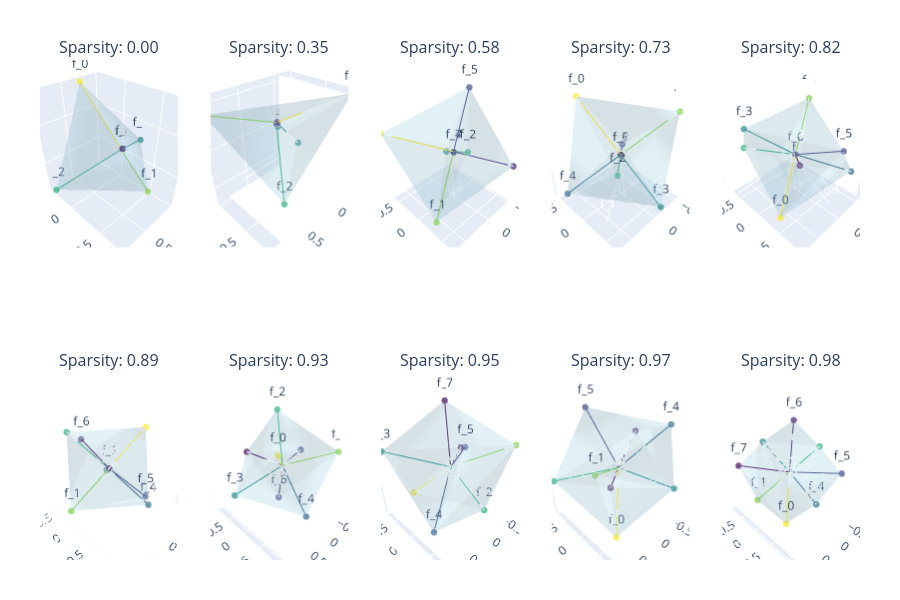

This figure's notebook cell:
### Markdown cell above
## Visualizing 8-dim feature vectors in 3D

For this case we observe that the model learns to arrange 8-dim feature vectors as [Square antiprism](https://en.wikipedia.org/wiki/Square_antiprism) polytopes in hidden layer of 3-dimension.

### Code cell
def plot_embedding_weights_3D(model: ToyModel):
    W = model.W.detach().cpu()
    feature_importances = model.importances.detach().cpu()
    feature_probabilities = model.feature_probabilities.detach().cpu()
    n_cols = model.cfg.n_inst // 2 + int(model.cfg.n_inst % 2 > 0)
    
    # Normalize importances to [0, 1] for color mapping
    imp_min, imp_max = feature_importances.min(), feature_importances.max()
    norm_importances = (feature_importances - imp_min) / (imp_max - imp_min)
    
    # Get RdBu colorscale
    def get_color(importance_val):
        # Map importance to color (reversed so high importance = red)
        return pc.sample_colorscale(pc.get_colorscale('Viridis'), [importance_val.item()])[0]
    
    fig = make_subplots(
        rows=2, 
        cols=n_cols, 
        specs=[[{'type': 'scatter3d'}]*n_cols]*2,
        subplot_titles=[f"Sparsity: {(1 - feature_probabilities[i][0]).item():.2f}" for i in range(model.cfg.n_inst)],
    )
    for inst in range(model.cfg.n_inst):
        row = inst // n_cols + 1
        col = inst % n_cols + 1
        
        # Collect endpoints for surface
        endpoints_x = []
        endpoints_y = []
        endpoints_z = []
        
        # Add quiver plot (arrows from origin)
        for i in range(model.cfg.d_feat):
            color = get_color(norm_importances[inst, i])
            endpoint_x = W[inst, i, 0].item()
            endpoint_y = W[inst, i, 1].item()
            endpoint_z = W[inst, i, 2].item()
            
            endpoints_x.append(endpoint_x)
            endpoints_y.append(endpoint_y)
            endpoints_z.append(endpoint_z)
            
            fig.add_trace(
                go.Scatter3d(
                    x=[0, endpoint_x],
                    y=[0, endpoint_y],
                    z=[0, endpoint_z],
                    mode='lines+markers+text',
                    line=dict(width=2, color=color),
                    marker=dict(
                        size=[0, model.cfg.d_feat], 
                        # symbol=['circle', 'arrow'], 
                        # angleref='previous', 
                        color=color,
                    ),
                    text=['', f'f_{i}'],
                    textposition='top center',
                    showlegend=False,
                ),
                row=row, col=col
            )
        
        # Add surface connecting the endpoints
        # Create convex hull surface
        if len(endpoints_x) >= 4:  # Need at least 4 points for a 3D surface
            points = torch.tensor([[x, y, z] for x, y, z in zip(endpoints_x, endpoints_y, endpoints_z)])
            try:
                hull = ConvexHull(points.cpu().numpy())
                fig.add_trace(
                    go.Mesh3d(
                        x=points[:, 0].cpu().numpy(),
                        y=points[:, 1].cpu().numpy(),
                        z=points[:, 2].cpu().numpy(),
                        i=hull.simplices[:, 0],
                        j=hull.simplices[:, 1],
                        k=hull.simplices[:, 2],
                        opacity=0.2,
                        color='lightblue',
                        showlegend=False,
                    ),
                    row=row, col=col
                )
            except Exception as e:
                print(f"Convex hull failed for instance {inst}: {e}")
                pass  # Skip if convex hull fails
    
    fig.update_layout(
        height=300 * 2, 
        showlegend=False,
        margin=dict(l=40, r=40, t=60, b=40)
    )
    fig.show()

cfg = ToyModelConfig(n_inst=10, d_feat=8, d_hidden=3)

importances = 0.9 ** torch.arange(cfg.d_feat)
feature_probabilities = 50 ** -torch.linspace(0, 1, cfg.n_inst)

model = ToyModel(cfg, importances[None, :], feature_probabilities[:, None]).to(device)
model.optimize(steps=5000)

plot_embedding_weights_3D(model)

### Figure 1 — Plotly figure (JSON) as saved in the notebook; plotly's stock layout.template omitted (floating-point values rounded to 4 significant figures)
{"data": [{"line": {"color": "rgb(253, 231, 37)", "width": 2}, "marker": {"color": "rgb(253, 231, 37)", "size": [0, 8]}, "mode": "lines+markers+text", "scene": "scene", "showlegend": false, "text": ["", "f_0"], "textposition": "top center", "type": "scatter3d", "x": [0, 0.2776], "y": [0, -0.4071], "z": [0, 0.8574]}, {"line": {"color": "rgb(130, 210, 76)", "width": 2}, "marker": {"color": "rgb(130, 210, 76)", "size": [0, 8]}, "mode": "lines+markers+text", "scene": "scene", "showlegend": false, "text": ["", "f_1"], "textposition": "top center", "type": "scatter3d", "x": [0, 0.4925], "y": [0, 0.7852], "z": [0, 0.14]}, {"line": {"color": "rgb(47, 176, 125)", "width": 2}, "marker": {"color": "rgb(47, 176, 125)", "size": [0, 8]}, "mode": "lines+markers+text", "scene": "scene", "showlegend": false, "text": ["", "f_2"], "textposition": "top center", "type": "scatter3d", "x": [0, 0.8292], "y": [0, -0.3435], "z": [0, -0.3863]}, {"line": {"color": "rgb(36, 139, 140)", "width": 2}, "marker": {"color": "rgb(36, 139, 140)", "size": [0, 8]}, "mode": "lines+markers+text", "scene": "scene", "showlegend": false, "text": ["", "f_3"], "textposition": "top center", "type": "scatter3d", "x": [0, 0.04446], "y": [0, 0.3213], "z": [0, 0.3099]}, {"line": {"color": "rgb(48, 106, 142)", "width": 2}, "marker": {"color": "rgb(48, 106, 142)", "size": [0, 8]}, "mode": "lines+markers+text", "scene": "scene", "showlegend": false, "text": ["", "f_4"], "textposition": "top center", "type": "scatter3d", "x": [0, 0.0736], "y": [0, 0.09713], "z": [0, 0.1067]}, {"line": {"color": "rgb(63, 71, 136)", "width": 2}, "marker": {"color": "rgb(63, 71, 136)", "size": [0, 8]}, "mode": "lines+markers+text", "scene": "scene", "showlegend": false, "text": ["", "f_5"], "textposition": "top center", "type": "scatter3d", "x": [0, 0.02152], "y": [0, 0.0533], "z": [0, 0.0524]}, {"line": {"color": "rgb(72, 37, 117)", "width": 2}, "marker": {"color": "rgb(72, 37, 117)", "size": [0, 8]}, "mode": "lines+markers+text", "scene": "scene", "showlegend": false, "text": ["", "f_6"], "textposition": "top center", "type": "scatter3d", "x": [0, 0.01232], "y": [0, 0.0352], "z": [0, 0.03824]}, {"line": {"color": "rgb(68, 1, 84)", "width": 2}, "marker": {"color": "rgb(68, 1, 84)", "size": [0, 8]}, "mode": "lines+markers+text", "scene": "scene", "showlegend": false, "text": ["", "f_7"], "textposition": "top center", "type": "scatter3d", "x": [0, 0.007548], "y": [0, 0.02699], "z": [0, 0.03044]}, {"color": "lightblue", "i": [1, 0, 0, 3, 3, 3], "j": [2, 2, 1, 1, 0, 0], "k": [7, 7, 2, 7, 7, 1], "opacity": 0.2, "scene": "scene", "showlegend": false, "type": "mesh3d", "x": [0.2776, 0.4925, 0.8292, 0.04446, 0.0736, 0.02152, 0.01232, 0.007548], "y": [-0.4071, 0.7852, -0.3435, 0.3213, 0.09713, 0.0533, 0.0352, 0.02699], "z": [0.8574, 0.14, -0.3863, 0.3099, 0.1067, 0.0524, 0.03824, 0.03044]}, {"line": {"color": "rgb(253, 231, 37)", "width": 2}, "marker": {"color": "rgb(253, 231, 37)", "size": [0, 8]}, "mode": "lines+markers+text", "scene": "scene2", "showlegend": false, "text": ["", "f_0"], "textposition": "top center", "type": "scatter3d", "x": [0, -0.2062], "y": [0, 0.8268], "z": [0, 0.5363]}, {"line": {"color": "rgb(130, 210, 76)", "width": 2}, "marker": {"color": "rgb(130, 210, 76)", "size": [0, 8]}, "mode": "lines+markers+text", "scene": "scene2", "showlegend": false, "text": ["", "f_1"], "textposition": "top center", "type": "scatter3d", "x": [0, 0.9168], "y": [0, -0.008479], "z": [0, 0.4044]}, {"line": {"color": "rgb(47, 176, 125)", "width": 2}, "marker": {"color": "rgb(47, 176, 125)", "size": [0, 8]}, "mode": "lines+markers+text", "scene": "scene2", "showlegend": false, "text": ["", "f_2"], "textposition": "top center", "type": "scatter3d", "x": [0, 0.4139], "y": [0, 0.55], "z": [0, -0.7257]}, {"line": {"color": "rgb(36, 139, 140)", "width": 2}, "marker": {"color": "rgb(36, 139, 140)", "size": [0, 8]}, "mode": "lines+markers+text", "scene": "scene2", "showlegend": false, "text": ["", "f_3"], "textposition": "top center", "type": "scatter3d", "x": [0, -0.1806], "y": [0, 0.2155], "z": [0, -0.2809]}, {"line": {"color": "rgb(48, 106, 142)", "width": 2}, "marker": {"color": "rgb(48, 106, 142)", "size": [0, 8]}, "mode": "lines+markers+text", "scene": "scene2", "showlegend": false, "text": ["", "f_4"], "textposition": "top center", "type": "scatter3d", "x": [0, 0.01417], "y": [0, 0.03706], "z": [0, -0.03584]}, {"line": {"color": "rgb(63, 71, 136)", "width": 2}, "marker": {"color": "rgb(63, 71, 136)", "size": [0, 8]}, "mode": "lines+markers+text", "scene": "scene2", "showlegend": false, "text": ["", "f_5"], "textposition": "top center", "type": "scatter3d", "x": [0, 0.0152], "y": [0, 0.01407], "z": [0, -0.007372]}, {"line": {"color": "rgb(72, 37, 117)", "width": 2}, "marker": {"color": "rgb(72, 37, 117)", "size": [0, 8]}, "mode": "lines+markers+text", "scene": "scene2", "showlegend": false, "text": ["", "f_6"], "textposition": "top center", "type": "scatter3d", "x": [0, -0.004636], "y": [0, 0.004227], "z": [0, 0.007296]}, {"line": {"color": "rgb(68, 1, 84)", "width": 2}, "marker": {"color": "rgb(68, 1, 84)", "size": [0, 8]}, "mode": "lines+markers+text", "scene": "scene2", "showlegend": false, "text": ["", "f_7"], "textposition": "top center", "type": "scatter3d", "x": [0, -0.004036], "y": [0, 0.001687], "z": [0, -0.0102]}, {"color": "lightblue", "i": [2, 3, 6, 6, 7, 7, 7, 7], "j": [1, 2, 1, 3, 2, 6, 3, 6], "k": [0, 0, 0, 0, 1, 1, 2, 3], "opacity": 0.2, "scene": "scene2", "showlegend": false, "type": "mesh3d", "x": [-0.2062, 0.9168, 0.4139, -0.1806, 0.01417, 0.0152, -0.004636, -0.004036], "y": [0.8268, -0.008479, 0.55, 0.2155, 0.03706, 0.01407, 0.004227, 0.001687], "z": [0.5363, 0.4044, -0.7257, -0.2809, -0.03584, -0.007372, 0.007296, -0.0102]}, {"line": {"color": "rgb(253, 231, 37)", "width": 2}, "marker": {"color": "rgb(253, 231, 37)", "size": [0, 8]}, "mode": "lines+markers+text", "scene": "scene3", "showlegend": false, "text": ["", "f_0"], "textposition": "top center", "type": "scatter3d", "x": [0, 0.6782], "y": [0, -0.7316], "z": [0, 0.2713]}, {"line": {"color": "rgb(130, 210, 76)", "width": 2}, "marker": {"color": "rgb(130, 210, 76)", "size": [0, 8]}, "mode": "lines+markers+text", "scene": "scene3", "showlegend": false, "text": ["", "f_1"], "textposition": "top center", "type": "scatter3d", "x": [0, 0.5891], "y": [0, 0.2446], "z": [0, -0.8059]}, {"line": {"color": "rgb(47, 176, 125)", "width": 2}, "marker": {"color": "rgb(47, 176, 125)", "size": [0, 8]}, "mode": "lines+markers+text", "scene": "scene3", "showlegend": false, "text": ["", "f_2"], "textposition": "top center", "type": "scatter3d", "x": [0, 0.4968], "y": [0, 0.6682], "z": [0, 0.5642]}, {"line": {"color": "rgb(36, 139, 140)", "width": 2}, "marker": {"color": "rgb(36, 139, 140)", "size": [0, 8]}, "mode": "lines+markers+text", "scene": "scene3", "showlegend": false, "text": ["", "f_3"], "textposition": "top center", "type": "scatter3d", "x": [0, -0.4864], "y": [0, -0.6587], "z": [0, -0.5557]}, {"line": {"color": "rgb(48, 106, 142)", "width": 2}, "marker": {"color": "rgb(48, 106, 142)", "size": [0, 8]}, "mode": "lines+markers+text", "scene": "scene3", "showlegend": false, "text": ["", "f_4"], "textposition": "top center", "type": "scatter3d", "x": [0, 0.00555], "y": [0, 0.003655], "z": [0, -0.002094]}, {"line": {"color": "rgb(63, 71, 136)", "width": 2}, "marker": {"color": "rgb(63, 71, 136)", "size": [0, 8]}, "mode": "lines+markers+text", "scene": "scene3", "showlegend": false, "text": ["", "f_5"], "textposition": "top center", "type": "scatter3d", "x": [0, -0.5428], "y": [0, -0.227], "z": [0, 0.7393]}, {"line": {"color": "rgb(72, 37, 117)", "width": 2}, "marker": {"color": "rgb(72, 37, 117)", "size": [0, 8]}, "mode": "lines+markers+text", "scene": "scene3", "showlegend": false, "text": ["", "f_6"], "textposition": "top center", "type": "scatter3d", "x": [0, -0.5976], "y": [0, 0.644], "z": [0, -0.2391]}, {"line": {"color": "rgb(68, 1, 84)", "width": 2}, "marker": {"color": "rgb(68, 1, 84)", "size": [0, 8]}, "mode": "lines+markers+text", "scene": "scene3", "showlegend": false, "text": ["", "f_7"], "textposition": "top center", "type": "scatter3d", "x": [0, 0.002576], "y": [0, 0.002887], "z": [0, -0.006419]}, {"color": "lightblue", "i": [1, 1, 3, 3, 5, 5, 5, 5], "j": [2, 2, 1, 1, 2, 2, 3, 3], "k": [6, 0, 6, 0, 6, 0, 6, 0], "opacity": 0.2, "scene": "scene3", "showlegend": false, "type": "mesh3d", "x": [0.6782, 0.5891, 0.4968, -0.4864, 0.00555, -0.5428, -0.5976, 0.002576], "y": [-0.7316, 0.2446, 0.6682, -0.6587, 0.003655, -0.227, 0.644, 0.002887], "z": [0.2713, -0.8059, 0.5642, -0.5557, -0.002094, 0.7393, -0.2391, -0.006419]}, {"line": {"color": "rgb(253, 231, 37)", "width": 2}, "marker": {"color": "rgb(253, 231, 37)", "size": [0, 8]}, "mode": "lines+markers+text", "scene": "scene4", "showlegend": false, "text": ["", "f_0"], "textposition": "top center", "type": "scatter3d", "x": [0, 0.1868], "y": [0, -0.6811], "z": [0, 0.7384]}, {"line": {"color": "rgb(130, 210, 76)", "width": 2}, "marker": {"color": "rgb(130, 210, 76)", "size": [0, 8]}, "mode": "lines+markers+text", "scene": "scene4", "showlegend": false, "text": ["", "f_1"], "textposition": "top center", "type": "scatter3d", "x": [0, -0.7355], "y": [0, 0.4165], "z": [0, 0.5703]}, {"line": {"color": "rgb(47, 176, 125)", "width": 2}, "marker": {"color": "rgb(47, 176, 125)", "size": [0, 8]}, "mode": "lines+markers+text", "scene": "scene4", "showlegend": false, "text": ["", "f_2"], "textposition": "top center", "type": "scatter3d", "x": [0, 0.6843], "y": [0, 0.6385], "z": [0, 0.4127]}, {"line": {"color": "rgb(36, 139, 140)", "width": 2}, "marker": {"color": "rgb(36, 139, 140)", "size": [0, 8]}, "mode": "lines+markers+text", "scene": "scene4", "showlegend": false, "text": ["", "f_3"], "textposition": "top center", "type": "scatter3d", "x": [0, -0.1857], "y": [0, 0.6624], "z": [0, -0.7209]}, {"line": {"color": "rgb(48, 106, 142)", "width": 2}, "marker": {"color": "rgb(48, 106, 142)", "size": [0, 8]}, "mode": "lines+markers+text", "scene": "scene4", "showlegend": false, "text": ["", "f_4"], "textposition": "top center", "type": "scatter3d", "x": [0, 0.7195], "y": [0, -0.4043], "z": [0, -0.5566]}, {"line": {"color": "rgb(63, 71, 136)", "width": 2}, "marker": {"color": "rgb(63, 71, 136)", "size": [0, 8]}, "mode": "lines+markers+text", "scene": "scene4", "showlegend": false, "text": ["", "f_5"], "textposition": "top center", "type": "scatter3d", "x": [0, -0.6645], "y": [0, -0.6232], "z": [0, -0.4044]}, {"line": {"color": "rgb(72, 37, 117)", "width": 2}, "marker": {"color": "rgb(72, 37, 117)", "size": [0, 8]}, "mode": "lines+markers+text", "scene": "scene4", "showlegend": false, "text": ["", "f_6"], "textposition": "top center", "type": "scatter3d", "x": [0, 0.000305], "y": [0, -0.006148], "z": [0, -0.003201]}, {"line": {"color": "rgb(68, 1, 84)", "width": 2}, "marker": {"color": "rgb(68, 1, 84)", "size": [0, 8]}, "mode": "lines+markers+text", "scene": "scene4", "showlegend": false, "text": ["", "f_7"], "textposition": "top center", "type": "scatter3d", "x": [0, -0.0005404], "y": [0, -4.691e-05], "z": [0, -0.001513]}, {"color": "lightblue", "i": [2, 2, 2, 2, 5, 5, 5, 5], "j": [0, 0, 3, 3, 0, 3, 0, 3], "k": [1, 4, 1, 4, 1, 1, 4, 4], "opacity": 0.2, "scene": "scene4", "showlegend": false, "type": "mesh3d", "x": [0.1868, -0.7355, 0.6843, -0.1857, 0.7195, -0.6645, 0.000305, -0.0005404], "y": [-0.6811, 0.4165, 0.6385, 0.6624, -0.4043, -0.6232, -0.006148, -4.691e-05], "z": [0.7384, 0.5703, 0.4127, -0.7209, -0.5566, -0.4044, -0.003201, -0.001513]}, {"line": {"color": "rgb(253, 231, 37)", "width": 2}, "marker": {"color": "rgb(253, 231, 37)", "size": [0, 8]}, "mode": "lines+markers+text", "scene": "scene5", "showlegend": false, "text": ["", "f_0"], "textposition": "top center", "type": "scatter3d", "x": [0, 0.6755], "y": [0, 0.3444], "z": [0, -0.6643]}, {"line": {"color": "rgb(130, 210, 76)", "width": 2}, "marker": {"color": "rgb(130, 210, 76)", "size": [0, 8]}, "mode": "lines+markers+text", "scene": "scene5", "showlegend": false, "text": ["", "f_1"], "textposition": "top center", "type": "scatter3d", "x": [0, -0.6774], "y": [0, -0.3445], "z": [0, 0.6628]}, {"line": {"color": "rgb(47, 176, 125)", "width": 2}, "marker": {"color": "rgb(47, 176, 125)", "size": [0, 8]}, "mode": "lines+markers+text", "scene": "scene5", "showlegend": false, "text": ["", "f_2"], "textposition": "top center", "type": "scatter3d", "x": [0, 0.3154], "y": [0, -1.01], "z": [0, -0.1996]}, {"line": {"color": "rgb(36, 139, 140)", "width": 2}, "marker": {"color": "rgb(36, 139, 140)", "size": [0, 8]}, "mode": "lines+markers+text", "scene": "scene5", "showlegend": false, "text": ["", "f_3"], "textposition": "top center", "type": "scatter3d", "x": [0, 0.7825], "y": [0, -0.1642], "z": [0, 0.7098]}, {"line": {"color": "rgb(48, 106, 142)", "width": 2}, "marker": {"color": "rgb(48, 106, 142)", "size": [0, 8]}, "mode": "lines+markers+text", "scene": "scene5", "showlegend": false, "text": ["", "f_4"], "textposition": "top center", "type": "scatter3d", "x": [0, -0.7117], "y": [0, 0.65], "z": [0, -0.3872]}, {"line": {"color": "rgb(63, 71, 136)", "width": 2}, "marker": {"color": "rgb(63, 71, 136)", "size": [0, 8]}, "mode": "lines+markers+text", "scene": "scene5", "showlegend": false, "text": ["", "f_5"], "textposition": "top center", "type": "scatter3d", "x": [0, 0.07344], "y": [0, 0.8861], "z": [0, 0.5339]}, {"line": {"color": "rgb(72, 37, 117)", "width": 2}, "marker": {"color": "rgb(72, 37, 117)", "size": [0, 8]}, "mode": "lines+markers+text", "scene": "scene5", "showlegend": false, "text": ["", "f_6"], "textposition": "top center", "type": "scatter3d", "x": [0, 0.001774], "y": [0, 0.0006907], "z": [0, 0.004796]}, {"line": {"color": "rgb(68, 1, 84)", "width": 2}, "marker": {"color": "rgb(68, 1, 84)", "size": [0, 8]}, "mode": "lines+markers+text", "scene": "scene5", "showlegend": false, "text": ["", "f_7"], "textposition": "top center", "type": "scatter3d", "x": [0, -0.5093], "y": [0, -0.3616], "z": [0, -0.7076]}, {"color": "lightblue", "i": [1, 1, 1, 0, 0, 0, 5, 5, 5, 5], "j": [2, 7, 7, 7, 2, 7, 1, 1, 0, 0], "k": [3, 4, 2, 4, 3, 2, 4, 3, 4, 3], "opacity": 0.2, "scene": "scene5", "showlegend": false, "type": "mesh3d", "x": [0.6755, -0.6774, 0.3154, 0.7825, -0.7117, 0.07344, 0.001774, -0.5093], "y": [0.3444, -0.3445, -1.01, -0.1642, 0.65, 0.8861, 0.0006907, -0.3616], "z": [-0.6643, 0.6628, -0.1996, 0.7098, -0.3872, 0.5339, 0.004796, -0.7076]}, {"line": {"color": "rgb(253, 231, 37)", "width": 2}, "marker": {"color": "rgb(253, 231, 37)", "size": [0, 8]}, "mode": "lines+markers+text", "scene": "scene6", "showlegend": false, "text": ["", "f_0"], "textposition": "top center", "type": "scatter3d", "x": [0, -0.8118], "y": [0, 0.1305], "z": [0, 0.5778]}, {"line": {"color": "rgb(130, 210, 76)", "width": 2}, "marker": {"color": "rgb(130, 210, 76)", "size": [0, 8]}, "mode": "lines+markers+text", "scene": "scene6", "showlegend": false, "text": ["", "f_1"], "textposition": "top center", "type": "scatter3d", "x": [0, 0.8131], "y": [0, -0.1333], "z": [0, -0.5793]}, {"line": {"color": "rgb(47, 176, 125)", "width": 2}, "marker": {"color": "rgb(47, 176, 125)", "size": [0, 8]}, "mode": "lines+markers+text", "scene": "scene6", "showlegend": false, "text": ["", "f_2"], "textposition": "top center", "type": "scatter3d", "x": [0, 0.1303], "y": [0, -1.02], "z": [0, 0.4076]}, {"line": {"color": "rgb(36, 139, 140)", "width": 2}, "marker": {"color": "rgb(36, 139, 140)", "size": [0, 8]}, "mode": "lines+markers+text", "scene": "scene6", "showlegend": false, "text": ["", "f_3"], "textposition": "top center", "type": "scatter3d", "x": [0, -0.579], "y": [0, -0.6562], "z": [0, -0.6654]}, {"line": {"color": "rgb(48, 106, 142)", "width": 2}, "marker": {"color": "rgb(48, 106, 142)", "size": [0, 8]}, "mode": "lines+markers+text", "scene": "scene6", "showlegend": false, "text": ["", "f_4"], "textposition": "top center", "type": "scatter3d", "x": [0, -0.4366], "y": [0, 0.6333], "z": [0, -0.7631]}, {"line": {"color": "rgb(63, 71, 136)", "width": 2}, "marker": {"color": "rgb(63, 71, 136)", "size": [0, 8]}, "mode": "lines+markers+text", "scene": "scene6", "showlegend": false, "text": ["", "f_5"], "textposition": "top center", "type": "scatter3d", "x": [0, 0.2938], "y": [0, 1.015], "z": [0, 0.1873]}, {"line": {"color": "rgb(72, 37, 117)", "width": 2}, "marker": {"color": "rgb(72, 37, 117)", "size": [0, 8]}, "mode": "lines+markers+text", "scene": "scene6", "showlegend": false, "text": ["", "f_6"], "textposition": "top center", "type": "scatter3d", "x": [0, 0.6208], "y": [0, 0.07055], "z": [0, 0.858]}, {"line": {"color": "rgb(68, 1, 84)", "width": 2}, "marker": {"color": "rgb(68, 1, 84)", "size": [0, 8]}, "mode": "lines+markers+text", "scene": "scene6", "showlegend": false, "text": ["", "f_7"], "textposition": "top center", "type": "scatter3d", "x": [0, -0.0006588], "y": [0, 0.002254], "z": [0, 0.004346]}, {"color": "lightblue", "i": [4, 4, 3, 3, 6, 6, 2, 2, 2, 2], "j": [5, 5, 4, 4, 5, 5, 3, 6, 3, 6], "k": [0, 1, 0, 1, 0, 1, 1, 1, 0, 0], "opacity": 0.2, "scene": "scene6", "showlegend": false, "type": "mesh3d", "x": [-0.8118, 0.8131, 0.1303, -0.579, -0.4366, 0.2938, 0.6208, -0.0006588], "y": [0.1305, -0.1333, -1.02, -0.6562, 0.6333, 1.015, 0.07055, 0.002254], "z": [0.5778, -0.5793, 0.4076, -0.6654, -0.7631, 0.1873, 0.858, 0.004346]}, {"line": {"color": "rgb(253, 231, 37)", "width": 2}, "marker": {"color": "rgb(253, 231, 37)", "size": [0, 8]}, "mode": "lines+markers+text", "scene": "scene7", "showlegend": false, "text": ["", "f_0"], "textposition": "top center", "type": "scatter3d", "x": [0, 0.6399], "y": [0, 0.5182], "z": [0, 0.7608]}, {"line": {"color": "rgb(130, 210, 76)", "width": 2}, "marker": {"color": "rgb(130, 210, 76)", "size": [0, 8]}, "mode": "lines+markers+text", "scene": "scene7", "showlegend": false, "text": ["", "f_1"], "textposition": "top center", "type": "scatter3d", "x": [0, -0.7045], "y": [0, 0.7953], "z": [0, 0.3658]}, {"line": {"color": "rgb(47, 176, 125)", "width": 2}, "marker": {"color": "rgb(47, 176, 125)", "size": [0, 8]}, "mode": "lines+markers+text", "scene": "scene7", "showlegend": false, "text": ["", "f_2"], "textposition": "top center", "type": "scatter3d", "x": [0, -0.3049], "y": [0, -0.4534], "z": [0, 0.9703]}, {"line": {"color": "rgb(36, 139, 140)", "width": 2}, "marker": {"color": "rgb(36, 139, 140)", "size": [0, 8]}, "mode": "lines+markers+text", "scene": "scene7", "showlegend": false, "text": ["", "f_3"], "textposition": "top center", "type": "scatter3d", "x": [0, 1.041], "y": [0, -0.2447], "z": [0, -0.2986]}, {"line": {"color": "rgb(48, 106, 142)", "width": 2}, "marker": {"color": "rgb(48, 106, 142)", "size": [0, 8]}, "mode": "lines+markers+text", "scene": "scene7", "showlegend": false, "text": ["", "f_4"], "textposition": "top center", "type": "scatter3d", "x": [0, 0.3046], "y": [0, 0.9138], "z": [0, -0.549]}, {"line": {"color": "rgb(63, 71, 136)", "width": 2}, "marker": {"color": "rgb(63, 71, 136)", "size": [0, 8]}, "mode": "lines+markers+text", "scene": "scene7", "showlegend": false, "text": ["", "f_5"], "textposition": "top center", "type": "scatter3d", "x": [0, -1.003], "y": [0, -0.3622], "z": [0, -0.2144]}, {"line": {"color": "rgb(72, 37, 117)", "width": 2}, "marker": {"color": "rgb(72, 37, 117)", "size": [0, 8]}, "mode": "lines+markers+text", "scene": "scene7", "showlegend": false, "text": ["", "f_6"], "textposition": "top center", "type": "scatter3d", "x": [0, -0.08712], "y": [0, -0.2011], "z": [0, -1.06]}, {"line": {"color": "rgb(68, 1, 84)", "width": 2}, "marker": {"color": "rgb(68, 1, 84)", "size": [0, 8]}, "mode": "lines+markers+text", "scene": "scene7", "showlegend": false, "text": ["", "f_7"], "textposition": "top center", "type": "scatter3d", "x": [0, 0.09686], "y": [0, -1.049], "z": [0, -0.09017]}, {"color": "lightblue", "i": [1, 6, 6, 6, 0, 0, 0, 0, 7, 7, 7, 7], "j": [2, 4, 1, 1, 1, 1, 4, 2, 6, 6, 2, 2], "k": [5, 3, 5, 4, 4, 2, 3, 3, 5, 3, 5, 3], "opacity": 0.2, "scene": "scene7", "showlegend": false, "type": "mesh3d", "x": [0.6399, -0.7045, -0.3049, 1.041, 0.3046, -1.003, -0.08712, 0.09686], "y": [0.5182, 0.7953, -0.4534, -0.2447, 0.9138, -0.3622, -0.2011, -1.049], "z": [0.7608, 0.3658, 0.9703, -0.2986, -0.549, -0.2144, -1.06, -0.09017]}, {"line": {"color": "rgb(253, 231, 37)", "width": 2}, "marker": {"color": "rgb(253, 231, 37)", "size": [0, 8]}, "mode": "lines+markers+text", "scene": "scene8", "showlegend": false, "text": ["", "f_0"], "textposition": "top center", "type": "scatter3d", "x": [0, 0.3185], "y": [0, -0.712], "z": [0, -0.8243]}, {"line": {"color": "rgb(130, 210, 76)", "width": 2}, "marker": {"color": "rgb(130, 210, 76)", "size": [0, 8]}, "mode": "lines+markers+text", "scene": "scene8", "showlegend": false, "text": ["", "f_1"], "textposition": "top center", "type": "scatter3d", "x": [0, -0.848], "y": [0, 0.6622], "z": [0, 0.3429]}, {"line": {"color": "rgb(47, 176, 125)", "width": 2}, "marker": {"color": "rgb(47, 176, 125)", "size": [0, 8]}, "mode": "lines+markers+text", "scene": "scene8", "showlegend": false, "text": ["", "f_2"], "textposition": "top center", "type": "scatter3d", "x": [0, -0.3804], "y": [0, 0.5061], "z": [0, -0.931]}, {"line": {"color": "rgb(36, 139, 140)", "width": 2}, "marker": {"color": "rgb(36, 139, 140)", "size": [0, 8]}, "mode": "lines+markers+text", "scene": "scene8", "showlegend": false, "text": ["", "f_3"], "textposition": "top center", "type": "scatter3d", "x": [0, 0.8707], "y": [0, -0.5797], "z": [0, 0.4253]}, {"line": {"color": "rgb(48, 106, 142)", "width": 2}, "marker": {"color": "rgb(48, 106, 142)", "size": [0, 8]}, "mode": "lines+markers+text", "scene": "scene8", "showlegend": false, "text": ["", "f_4"], "textposition": "top center", "type": "scatter3d", "x": [0, 0.878], "y": [0, 0.5411], "z": [0, -0.4215]}, {"line": {"color": "rgb(63, 71, 136)", "width": 2}, "marker": {"color": "rgb(63, 71, 136)", "size": [0, 8]}, "mode": "lines+markers+text", "scene": "scene8", "showlegend": false, "text": ["", "f_5"], "textposition": "top center", "type": "scatter3d", "x": [0, 0.4047], "y": [0, 0.6443], "z": [0, 0.8158]}, {"line": {"color": "rgb(72, 37, 117)", "width": 2}, "marker": {"color": "rgb(72, 37, 117)", "size": [0, 8]}, "mode": "lines+markers+text", "scene": "scene8", "showlegend": false, "text": ["", "f_6"], "textposition": "top center", "type": "scatter3d", "x": [0, -0.897], "y": [0, -0.5925], "z": [0, -0.242]}, {"line": {"color": "rgb(68, 1, 84)", "width": 2}, "marker": {"color": "rgb(68, 1, 84)", "size": [0, 8]}, "mode": "lines+markers+text", "scene": "scene8", "showlegend": false, "text": ["", "f_7"], "textposition": "top center", "type": "scatter3d", "x": [0, -0.3493], "y": [0, -0.4914], "z": [0, 0.9186]}, {"color": "lightblue", "i": [7, 2, 2, 0, 0, 0, 0, 0, 5, 5, 5, 5], "j": [1, 1, 1, 2, 3, 2, 7, 3, 7, 3, 1, 3], "k": [6, 6, 4, 4, 4, 6, 6, 7, 1, 7, 4, 4], "opacity": 0.2, "scene": "scene8", "showlegend": false, "type": "mesh3d", "x": [0.3185, -0.848, -0.3804, 0.8707, 0.878, 0.4047, -0.897, -0.3493], "y": [-0.712, 0.6622, 0.5061, -0.5797, 0.5411, 0.6443, -0.5925, -0.4914], "z": [-0.8243, 0.3429, -0.931, 0.4253, -0.4215, 0.8158, -0.242, 0.9186]}, {"line": {"color": "rgb(253, 231, 37)", "width": 2}, "marker": {"color": "rgb(253, 231, 37)", "size": [0, 8]}, "mode": "lines+markers+text", "scene": "scene9", "showlegend": false, "text": ["", "f_0"], "textposition": "top center", "type": "scatter3d", "x": [0, 0.5971], "y": [0, 0.5473], "z": [0, -0.8013]}, {"line": {"color": "rgb(130, 210, 76)", "width": 2}, "marker": {"color": "rgb(130, 210, 76)", "size": [0, 8]}, "mode": "lines+markers+text", "scene": "scene9", "showlegend": false, "text": ["", "f_1"], "textposition": "top center", "type": "scatter3d", "x": [0, 0.8632], "y": [0, 0.4731], "z": [0, 0.5599]}, {"line": {"color": "rgb(47, 176, 125)", "width": 2}, "marker": {"color": "rgb(47, 176, 125)", "size": [0, 8]}, "mode": "lines+markers+text", "scene": "scene9", "showlegend": false, "text": ["", "f_2"], "textposition": "top center", "type": "scatter3d", "x": [0, 0.8516], "y": [0, -0.7236], "z": [0, -0.2189]}, {"line": {"color": "rgb(36, 139, 140)", "width": 2}, "marker": {"color": "rgb(36, 139, 140)", "size": [0, 8]}, "mode": "lines+markers+text", "scene": "scene9", "showlegend": false, "text": ["", "f_3"], "textposition": "top center", "type": "scatter3d", "x": [0, -0.75], "y": [0, 0.6911], "z": [0, -0.5015]}, {"line": {"color": "rgb(48, 106, 142)", "width": 2}, "marker": {"color": "rgb(48, 106, 142)", "size": [0, 8]}, "mode": "lines+markers+text", "scene": "scene9", "showlegend": false, "text": ["", "f_4"], "textposition": "top center", "type": "scatter3d", "x": [0, -0.4845], "y": [0, 0.604], "z": [0, 0.8372]}, {"line": {"color": "rgb(63, 71, 136)", "width": 2}, "marker": {"color": "rgb(63, 71, 136)", "size": [0, 8]}, "mode": "lines+markers+text", "scene": "scene9", "showlegend": false, "text": ["", "f_5"], "textposition": "top center", "type": "scatter3d", "x": [0, 0.1025], "y": [0, -0.6508], "z": [0, 0.9193]}, {"line": {"color": "rgb(72, 37, 117)", "width": 2}, "marker": {"color": "rgb(72, 37, 117)", "size": [0, 8]}, "mode": "lines+markers+text", "scene": "scene9", "showlegend": false, "text": ["", "f_6"], "textposition": "top center", "type": "scatter3d", "x": [0, -0.9935], "y": [0, -0.5137], "z": [0, 0.1657]}, {"line": {"color": "rgb(68, 1, 84)", "width": 2}, "marker": {"color": "rgb(68, 1, 84)", "size": [0, 8]}, "mode": "lines+markers+text", "scene": "scene9", "showlegend": false, "text": ["", "f_7"], "textposition": "top center", "type": "scatter3d", "x": [0, -0.2751], "y": [0, -0.5345], "z": [0, -0.9413]}, {"color": "lightblue", "i": [5, 5, 7, 7, 4, 4, 4, 4, 0, 0, 0, 0], "j": [2, 2, 2, 3, 3, 5, 3, 5, 3, 7, 2, 7], "k": [6, 1, 6, 6, 1, 1, 6, 6, 1, 3, 1, 2], "opacity": 0.2, "scene": "scene9", "showlegend": false, "type": "mesh3d", "x": [0.5971, 0.8632, 0.8516, -0.75, -0.4845, 0.1025, -0.9935, -0.2751], "y": [0.5473, 0.4731, -0.7236, 0.6911, 0.604, -0.6508, -0.5137, -0.5345], "z": [-0.8013, 0.5599, -0.2189, -0.5015, 0.8372, 0.9193, 0.1657, -0.9413]}, {"line": {"color": "rgb(253, 231, 37)", "width": 2}, "marker": {"color": "rgb(253, 231, 37)", "size": [0, 8]}, "mode": "lines+markers+text", "scene": "scene10", "showlegend": false, "text": ["", "f_0"], "textposition": "top center", "type": "scatter3d", "x": [0, 0.8204], "y": [0, 0.7338], "z": [0, -0.3529]}, {"line": {"color": "rgb(130, 210, 76)", "width": 2}, "marker": {"color": "rgb(130, 210, 76)", "size": [0, 8]}, "mode": "lines+markers+text", "scene": "scene10", "showlegend": false, "text": ["", "f_1"], "textposition": "top center", "type": "scatter3d", "x": [0, 0.5072], "y": [0, -0.5709], "z": [0, -0.8575]}, {"line": {"color": "rgb(47, 176, 125)", "width": 2}, "marker": {"color": "rgb(47, 176, 125)", "size": [0, 8]}, "mode": "lines+markers+text", "scene": "scene10", "showlegend": false, "text": ["", "f_2"], "textposition": "top center", "type": "scatter3d", "x": [0, -1.137], "y": [0, -0.1166], "z": [0, 0.1143]}, {"line": {"color": "rgb(36, 139, 140)", "width": 2}, "marker": {"color": "rgb(36, 139, 140)", "size": [0, 8]}, "mode": "lines+markers+text", "scene": "scene10", "showlegend": false, "text": ["", "f_3"], "textposition": "top center", "type": "scatter3d", "x": [0, -0.1894], "y": [0, -1.107], "z": [0, 0.2288]}, {"line": {"color": "rgb(48, 106, 142)", "width": 2}, "marker": {"color": "rgb(48, 106, 142)", "size": [0, 8]}, "mode": "lines+markers+text", "scene": "scene10", "showlegend": false, "text": ["", "f_4"], "textposition": "top center", "type": "scatter3d", "x": [0, -0.4426], "y": [0, 0.4453], "z": [0, -0.9515]}, {"line": {"color": "rgb(63, 71, 136)", "width": 2}, "marker": {"color": "rgb(63, 71, 136)", "size": [0, 8]}, "mode": "lines+markers+text", "scene": "scene10", "showlegend": false, "text": ["", "f_5"], "textposition": "top center", "type": "scatter3d", "x": [0, -0.3576], "y": [0, 1.029], "z": [0, 0.3202]}, {"line": {"color": "rgb(72, 37, 117)", "width": 2}, "marker": {"color": "rgb(72, 37, 117)", "size": [0, 8]}, "mode": "lines+markers+text", "scene": "scene10", "showlegend": false, "text": ["", "f_6"], "textposition": "top center", "type": "scatter3d", "x": [0, -0.151], "y": [0, -0.03456], "z": [0, 1.129]}, {"line": {"color": "rgb(68, 1, 84)", "width": 2}, "marker": {"color": "rgb(68, 1, 84)", "size": [0, 8]}, "mode": "lines+markers+text", "scene": "scene10", "showlegend": false, "text": ["", "f_7"], "textposition": "top center", "type": "scatter3d", "x": [0, 0.9647], "y": [0, -0.3718], "z": [0, 0.4616]}, {"color": "lightblue", "i": [4, 0, 6, 6, 6, 1, 1, 1, 3, 3, 3, 3], "j": [5, 4, 5, 0, 0, 4, 0, 0, 6, 6, 1, 1], "k": [2, 5, 2, 7, 5, 2, 7, 4, 2, 7, 2, 7], "opacity": 0.2, "scene": "scene10", "showlegend": false, "type": "mesh3d", "x": [0.8204, 0.5072, -1.137, -0.1894, -0.4426, -0.3576, -0.151, 0.9647], "y": [0.7338, -0.5709, -0.1166, -1.107, 0.4453, 1.029, -0.03456, -0.3718], "z": [-0.3529, -0.8575, 0.1143, 0.2288, -0.9515, 0.3202, 1.129, 0.4616]}], "layout": {"annotations": [{"font": {"size": 16}, "showarrow": false, "text": "Sparsity: 0.00", "x": 0.084, "xanchor": "center", "xref": "paper", "y": 1, "yanchor": "bottom", "yref": "paper"}, {"font": {"size": 16}, "showarrow": false, "text": "Sparsity: 0.35", "x": 0.292, "xanchor": "center", "xref": "paper", "y": 1, "yanchor": "bottom", "yref": "paper"}, {"font": {"size": 16}, "showarrow": false, "text": "Sparsity: 0.58", "x": 0.5, "xanchor": "center", "xref": "paper", "y": 1, "yanchor": "bottom", "yref": "paper"}, {"font": {"size": 16}, "showarrow": false, "text": "Sparsity: 0.73", "x": 0.708, "xanchor": "center", "xref": "paper", "y": 1, "yanchor": "bottom", "yref": "paper"}, {"font": {"size": 16}, "showarrow": false, "text": "Sparsity: 0.82", "x": 0.916, "xanchor": "center", "xref": "paper", "y": 1, "yanchor": "bottom", "yref": "paper"}, {"font": {"size": 16}, "showarrow": false, "text": "Sparsity: 0.89", "x": 0.084, "xanchor": "center", "xref": "paper", "y": 0.375, "yanchor": "bottom", "yref": "paper"}, {"font": {"size": 16}, "showarrow": false, "text": "Sparsity: 0.93", "x": 0.292, "xanchor": "center", "xref": "paper", "y": 0.375, "yanchor": "bottom", "yref": "paper"}, {"font": {"size": 16}, "showarrow": false, "text": "Sparsity: 0.95", "x": 0.5, "xanchor": "center", "xref": "paper", "y": 0.375, "yanchor": "bottom", "yref": "paper"}, {"font": {"size": 16}, "showarrow": false, "text": "Sparsity: 0.97", "x": 0.708, "xanchor": "center", "xref": "paper", "y": 0.375, "yanchor": "bottom", "yref": "paper"}, {"font": {"size": 16}, "showarrow": false, "text": "Sparsity: 0.98", "x": 0.916, "xanchor": "center", "xref": "paper", "y": 0.375, "yanchor": "bottom", "yref": "paper"}], "height": 600, "margin": {"b": 40, "l": 40, "r": 40, "t": 60}, "scene": {"domain": {"x": [0, 0.168], "y": [0.625, 1]}}, "scene10": {"domain": {"x": [0.832, 1], "y": [0, 0.375]}}, "scene2": {"domain": {"x": [0.208, 0.376], "y": [0.625, 1]}}, "scene3": {"domain": {"x": [0.416, 0.584], "y": [0.625, 1]}}, "scene4": {"domain": {"x": [0.624, 0.792], "y": [0.625, 1]}}, "scene5": {"domain": {"x": [0.832, 1], "y": [0.625, 1]}}, "scene6": {"domain": {"x": [0, 0.168], "y": [0, 0.375]}}, "scene7": {"domain": {"x": [0.208, 0.376], "y": [0, 0.375]}}, "scene8": {"domain": {"x": [0.416, 0.584], "y": [0, 0.375]}}, "scene9": {"domain": {"x": [0.624, 0.792], "y": [0, 0.375]}}, "showlegend": false}}
